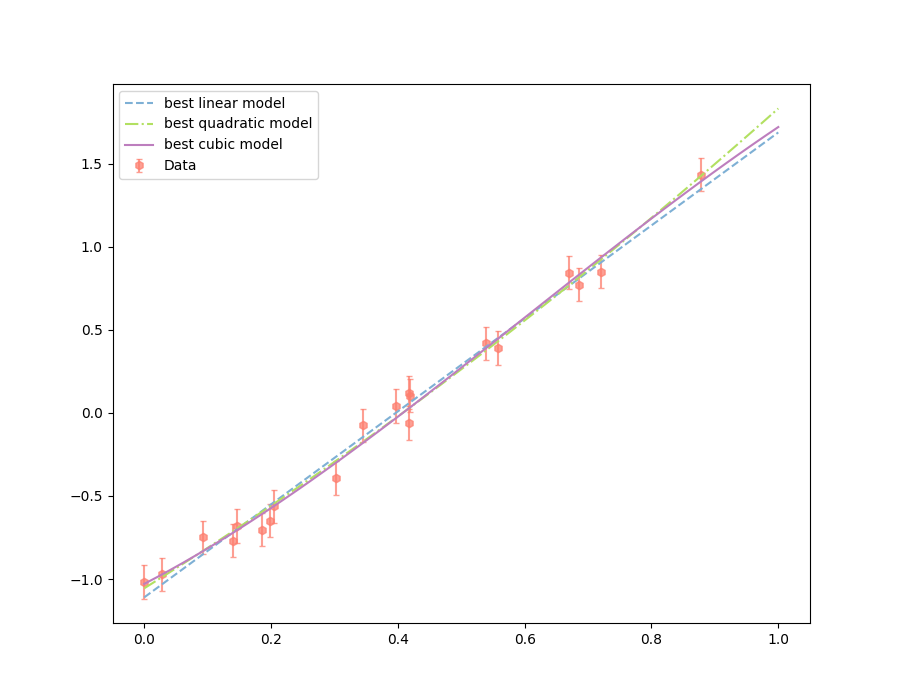

The Python source for this figure:
import numpy as np 
import matplotlib.pyplot as plt 
from scipy import stats, optimize

x,y,sigma_y = np.loadtxt('1.txt', unpack=True)
data = np.vstack([x, y, sigma_y])
N = len(x)+1



def polynomial_fit(theta, x):
    return sum(t * x ** n for (n, t) in enumerate(theta))

def logL(theta, model=polynomial_fit, data=data):
    x, y, sigma_y = data
    y_fit = model(theta, x)
    return sum(stats.norm.logpdf(*args) for args in zip(y, y_fit, sigma_y))

def best_theta(degree, model=polynomial_fit, data=data):
    theta_0 = (degree + 1) * [0]
    neg_logL = lambda theta: -logL(theta, model, data)
    return optimize.fmin_bfgs(neg_logL, theta_0, disp=False)

def aic(data,theta,model=polynomial_fit):
    deg=len(theta)
    aic =-2*logL(theta,model,data)+2*deg
    return aic
def bic(data,theta,N,model=polynomial_fit):
    k=len(theta)
    bic= -2*logL(theta,model,data)+k*np.log(N)
    return bic
theta1 = best_theta(1)
theta2 = best_theta(2)
theta3 = best_theta(3)

print('-Best fit parameters (lowest coefficient first)- ')
print('Linear:',theta1)
print('Quad:',theta2)
print('Cubic:',theta3)
print('\n-Maximum Likelihoods-')
print('Linear:', logL(best_theta(1)))
print('Quad:', logL(best_theta(2)))
print('Cubic:', logL(best_theta(3)))

print('\n-AIC Values-')
print('Linear:',aic(data,theta1))
print('Quad:',aic(data,theta2))
print('Cubic:',aic(data,theta3))

print('\n-BIC Values-')
print('Linear:',bic(data,theta1,N))
print('Quad:',bic(data,theta2,N))
print('Cubic:',bic(data,theta3,N))

#chi2 values
chi2_lin = np.sum(((y-theta1[0]-theta1[1]*x)/sigma_y)**2)
chi2_quad = np.sum(((y-theta2[0]-theta2[1]*x-theta2[2]*x**2)/sigma_y)**2)
chi2_cub = np.sum(((y-theta3[0]-theta3[1]*x-theta3[2]*x**2-theta3[3]*x**3)/sigma_y)**2)
p_lin_quad =1-stats.chi2(3-2).cdf(np.abs(chi2_quad-chi2_lin))
p_lin_cub =1-stats.chi2(4-2).cdf(np.abs(chi2_cub-chi2_lin))
print('\n-p-values wrt linear fit-')
print('Quad:',p_lin_quad)
print('Cubic:',p_lin_cub)
#plots
xfit = np.linspace(0, 1)
plt.figure(figsize=(9,7))

plt.errorbar(x,y,sigma_y, fmt='h', ms=6, color='#fd7f6f', mfc='#fd7f6f', mew=1, ecolor='#fd7f6f', alpha=0.75, capsize=2.0, zorder=0, label='Data');
plt.plot(xfit, polynomial_fit(theta1, xfit), label='best linear model', color='#7eb0d5', ls='--')
plt.plot(xfit, polynomial_fit(theta2, xfit), label='best quadratic model', color='#b2e061', ls='-.')
plt.plot(xfit, polynomial_fit(theta3, xfit), label='best cubic model', color='#bd7ebe')

plt.legend()
plt.savefig('1.png')